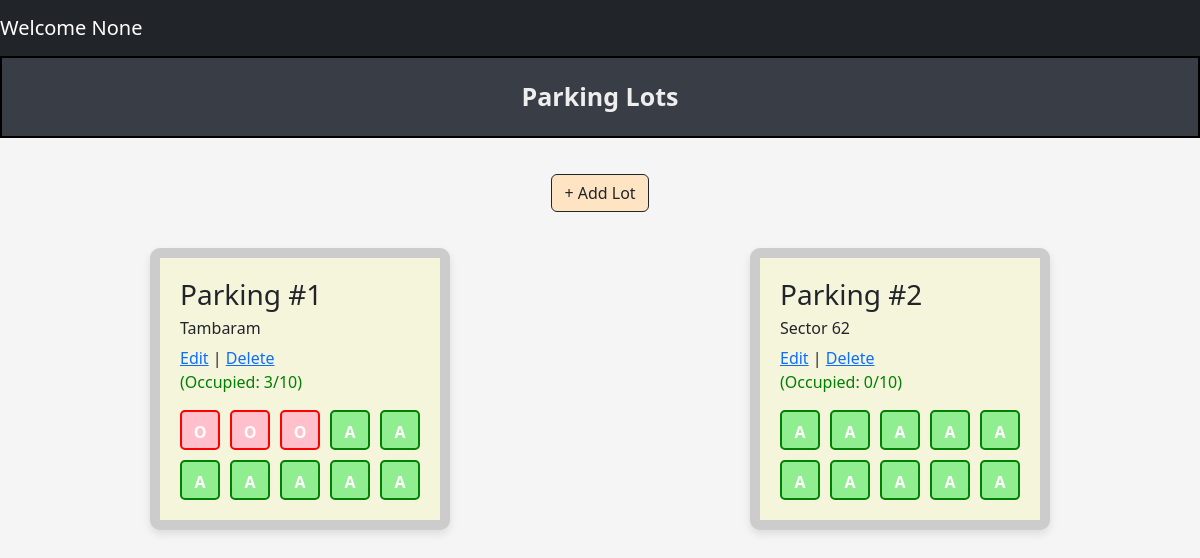
The app's page /admin/dashboard with its own data.
### tables this page shows
CREATE TABLE ParkingLot (
            lot_id INTEGER PRIMARY KEY AUTOINCREMENT,
            location_name TEXT NOT NULL,
            address TEXT NOT NULL,
            pincode TEXT NOT NULL,
            price INTEGER NOT NULL, 
            maxSpots INTEGER NOT NULL
        );

CREATE TABLE ParkingSpots (
        lot_id INTEGER NOT NULL,
        spot_id INTEGER,  -- Optional: to identify spot within a lot
        status TEXT CHECK(status IN ('O', 'A')) NOT NULL DEFAULT 'A',
        FOREIGN KEY (lot_id) REFERENCES ParkingLot(lot_id) ON DELETE CASCADE
        );

### controllers/admin_controller.py (the view)
@admin.route("/admin/dashboard", methods = ['GET','POST'])
def dashboard():
    def getOccupiedValue(spots):
        occupied = 0
        for s in spots:
            if s[2] == 'O': #Getting status
                occupied = occupied+1
        return occupied
    lots = get_all_parking_lots()
    print(lots)
    all_parking_lots = []
    for lot in lots:
        lot_id = lot[0]
        spots = get_all_parking_spots(lot_id)
        total = len(spots)
        occupied = getOccupiedValue(spots)
        available = total - occupied
        all_parking_lots.append({
            "lot": lot,
            "spots": spots,
            "total": total,
            "occupied": occupied,
            "available": available,
        })
    print(all_parking_lots)
    return render_template("dashboard/admin_dashboard.html", lots_data = all_parking_lots)

### models/parking_lot.py (called while the page is built)
def get_all_parking_lots():
    connection = sqlite3.connect(DATABASE_PARKING)
    cur = connection.cursor()
    cur.execute(''' Select * from ParkingLot ''')
    lots = cur.fetchall()
    connection.commit()
    connection.close()
    return lots

def get_all_parking_spots(lot_id):
    connection = sqlite3.connect(DATABASE_PARKING)
    cur = connection.cursor()
    cur.execute('''
                    Select * from ParkingSpots where lot_id = (?)
                ''', (lot_id,))
    spots = cur.fetchall()
    connection.commit()
    connection.close()
    return spots

### templates/dashboard/admin_dashboard.html
{% extends "navbar.html" %}
{% block content %}
 <div class="title"> Parking Lots </div>
<div class="mt-auto p-3 text-center">
  <button type="button" class="btn btn-outline-dark btn_add_lot" onclick="window.location.href='/admin/addlot'">
    + Add Lot
  </button>
</div>
<div class=" d-flex flex-row align-content-center justify-content-evenly" style="margin-left: 100;">
  {% for lot in lots_data %}
    <div class="parking_lot">
      <h3>Parking #{{ lot.lot[0] }}</h3>
      <h6> {{lot.lot[2]}} </h6>
      <a href='/admin/edit?lot_id={{ lot.lot[0] }}'>Edit</a> |
      <a href="/admin/delete?lot_id={{ lot.lot[0] }}">Delete</a>
      <p style="color: green;">(Occupied: {{ lot.occupied }}/{{ lot.total }})</p>
      <div class="spot">
        {% for spot in lot.spots %}
          {% if spot[2] == 'O' %}
            <div onclick="window.location.href='/admin/viewSpot?spot_id={{ spot[1] }}&lot_id={{ lot.lot[0] }}&status={{ spot[2] }}'" class="occupied">O</div>
          {% else %}
            <div onclick="window.location.href='/admin/viewSpot?spot_id={{ spot[1] }}&lot_id={{ lot.lot[0] }}&status={{ spot[2] }}'" class="available">A</div>
          {% endif %}
        {% endfor %}
      </div>
    </div>
  {% endfor %}
</div>
{% endblock %}

### static/css/style.css (style rules this page uses)
body { background-color: #f5f5f5; justify-content: center; }
.parking_lot { border: 10px solid #ccc; border-radius: 10px; padding: 20px; margin: 20px auto; width: 25vw; box-shadow: 0 4px 8px rgba(0, 0, 0, 0.1); background-color: beige; }
.spot { display: flex; flex-wrap: wrap; gap: 10px; margin-top: 10px; }
.occupied, .available { width: 40px; height: 40px; text-align: center; line-height: 40px; border-radius: 5px; font-weight: bold; color: white; }
.available { background-color: lightgreen; border: 2px solid green; }
.occupied { background-color: pink; border: 2px solid red; }
.available, .occupied { cursor: pointer; }
.btn_add_lot { background-color: bisque; }
.title { background-color: #393E46; border: 2px solid black; text-align: center; padding: 20px; font-weight: bold; font-size: 25px; margin-bottom: 20px; color: #EEEEEE; }

### records on screen
ParkingLot: lot_id "1", address "Tambaram"
ParkingLot: lot_id "2", address "Sector 62"

### other values on screen
{{ session.get('name') }} "None"
{{ lot.occupied }} "3" "0"
{{ lot.total }} "10" "10"
